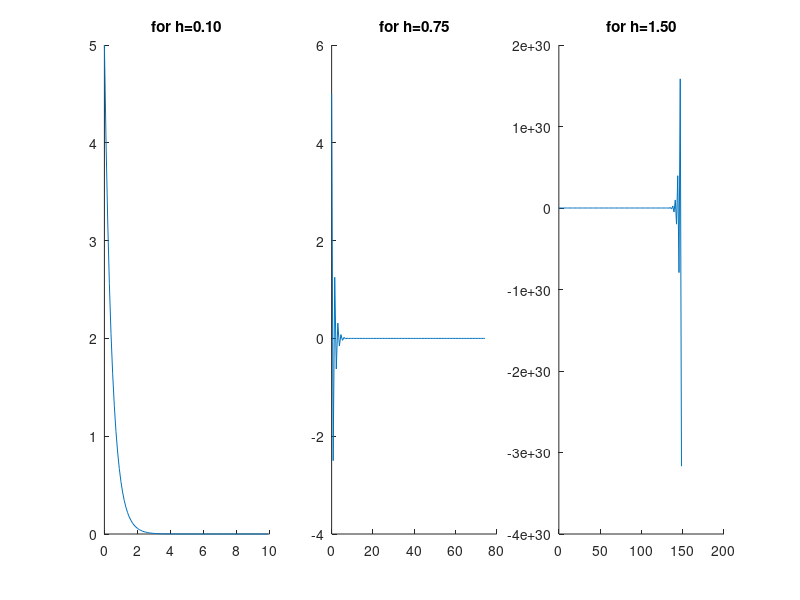

Write the MATLAB code that produced this figure.
figure('Position', [100,100,1600,540]);

cnt = 1;
h=[.1, .75, 1.5];
lamda = -2;
dy = @(x,y) lamda*y;
u(1) = 0; %initial x
v(1) = 5; %initial y

for h_cnt = 1:length(h)
    for i=1:100-1
        v(i+1) = v(i)+ h(h_cnt)*dy(u(i),v(i));
        u(i+1) = u(i)+ h(h_cnt);
    end

    subplot(1,length(h),cnt)
    cnt = cnt+1;
    hold on
    plot(u,v);
    
    % syms y(x)
    % sol = dsolve(diff(y,1)==lamda*y, y(0)==5);
    % fplot(sol,'r--')
    % legend('euler','exact')
    % xlim([0,5])
    title(sprintf('for h=%4.2f',h(h_cnt)))
end